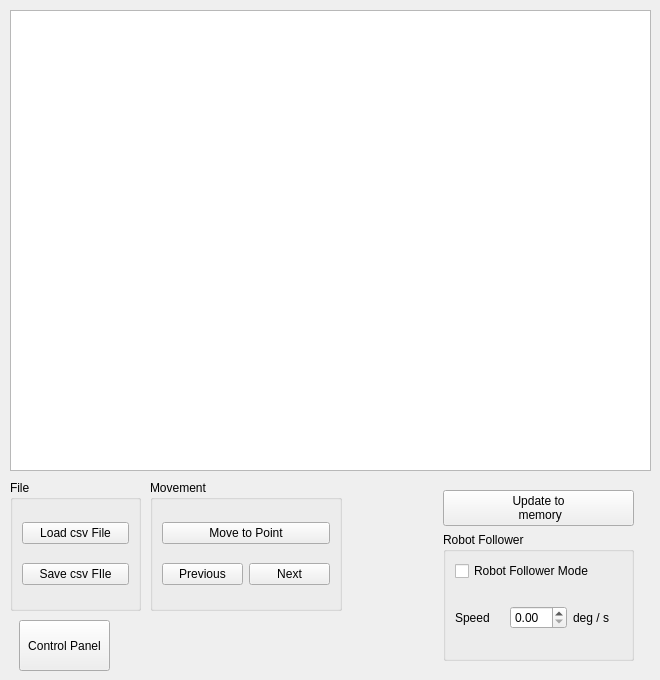
    <widget class="QWidget" name="tab_3">
     <attribute name="title">
      <string>Points Table</string>
     </attribute>
     <widget class="QTableWidget" name="tableWidget_pointsTable">
      <property name="geometry">
       <rect>
        <x>10</x>
        <y>10</y>
        <width>641</width>
        <height>461</height>
       </rect>
      </property>
     </widget>
     <widget class="QGroupBox" name="groupBox_9">
      <property name="geometry">
       <rect>
        <x>10</x>
        <y>480</y>
        <width>131</width>
        <height>131</height>
       </rect>
      </property>
      <property name="title">
       <string>File</string>
      </property>
      <layout class="QVBoxLayout" name="verticalLayout_10">
       <item>
        <widget class="QPushButton" name="pushButton_loadPointsFile">
         <property name="text">
          <string>Load csv File</string>
         </property>
        </widget>
       </item>
       <item>
        <widget class="QPushButton" name="pushButton_savePointsFile">
         <property name="text">
          <string>Save csv FIle</string>
         </property>
        </widget>
       </item>
      </layout>
     </widget>
     <widget class="QGroupBox" name="groupBox_10">
      <property name="geometry">
       <rect>
        <x>150</x>
        <y>480</y>
        <width>192</width>
        <height>131</height>
       </rect>
      </property>
      <property name="title">
       <string>Movement</string>
      </property>
      <layout class="QVBoxLayout" name="verticalLayout_11">
       <item>
        <widget class="QPushButton" name="pushButton_moveToPoint">
         <property name="text">
          <string>Move to Point</string>
         </property>
        </widget>
       </item>
       <item>
        <layout class="QHBoxLayout" name="horizontalLayout_4">
         <item>
          <widget class="QPushButton" name="pushButton_moveToPrePoint">
           <property name="text">
            <string>Previous</string>
           </property>
          </widget>
         </item>
         <item>
          <widget class="QPushButton" name="pushButton_moveToNextPoint">
           <property name="text">
            <string>Next</string>
           </property>
          </widget>
         </item>
        </layout>
       </item>
      </layout>
     </widget>
     <widget class="QPushButton" name="pushButton_11">
      <property name="geometry">
       <rect>
        <x>19</x>
        <y>620</y>
        <width>91</width>
        <height>51</height>
       </rect>
      </property>
      <property name="text">
       <string>Control Panel</string>
      </property>
     </widget>
     <widget class="QWidget" name="layoutWidget">
      <property name="geometry">
       <rect>
        <x>443</x>
        <y>490</y>
        <width>191</width>
        <height>171</height>
       </rect>
      </property>
      <layout class="QVBoxLayout" name="verticalLayout_13">
       <item>
        <widget class="QPushButton" name="pushButton_updatePointsToMemory">
         <property name="text">
          <string>Update to
 memory</string>
         </property>
        </widget>
       </item>
       <item>
        <widget class="QGroupBox" name="groupBox_11">
         <property name="title">
          <string>Robot Follower</string>
         </property>
         <layout class="QVBoxLayout" name="verticalLayout_12">
          <item>
           <widget class="QCheckBox" name="checkBox_robotFollowerMode">
            <property name="text">
             <string>Robot Follower Mode</string>
            </property>
           </widget>
          </item>
          <item>
           <layout class="QHBoxLayout" name="horizontalLayout_3">
            <item>
             <widget class="QLabel" name="label_3">
              <property name="text">
               <string>Speed</string>
              </property>
             </widget>
            </item>
            <item>
             <widget class="QDoubleSpinBox" name="doubleSpinBox_robotFollowerStep"/>
            </item>
            <item>
             <widget class="QLabel" name="label_4">
              <property name="text">
               <string>deg / s</string>
              </property>
             </widget>
            </item>
           </layout>
          </item>
         </layout>
        </widget>
       </item>
      </layout>
     </widget>
    </widget>
